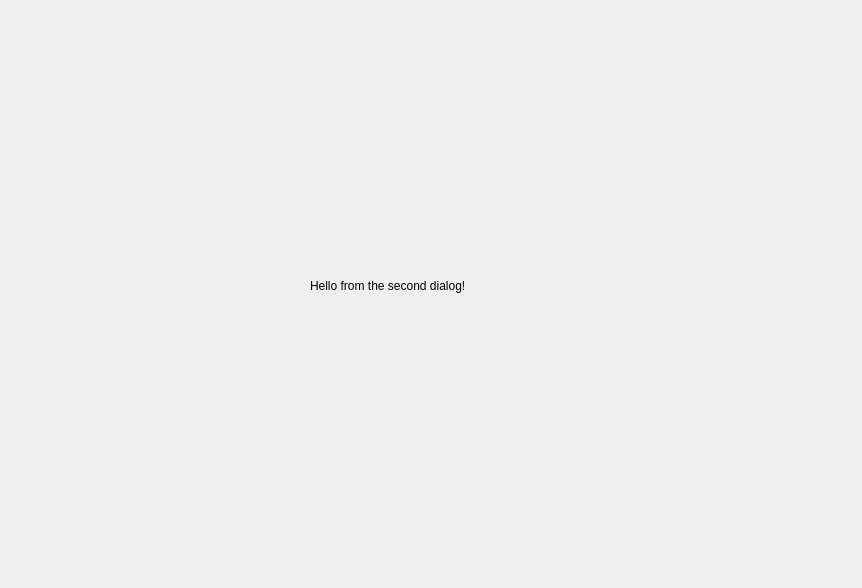
<?xml version="1.0" encoding="UTF-8"?>
<ui version="4.0">
 <class>SecDialog</class>
 <widget class="QDialog" name="SecDialog">
  <property name="geometry">
   <rect>
    <x>0</x>
    <y>0</y>
    <width>862</width>
    <height>588</height>
   </rect>
  </property>
  <property name="windowTitle">
   <string>Dialog</string>
  </property>
  <widget class="QLabel" name="label">
   <property name="geometry">
    <rect>
     <x>310</x>
     <y>220</y>
     <width>231</width>
     <height>131</height>
    </rect>
   </property>
   <property name="text">
    <string>Hello from the second dialog!</string>
   </property>
  </widget>
 </widget>
 <resources/>
 <connections/>
</ui>
